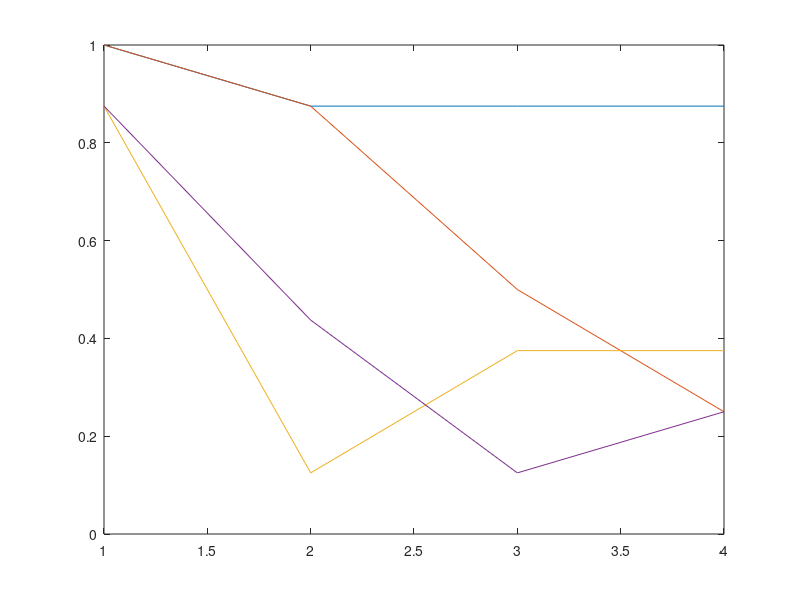

This figure's MATLAB source:
%sınavdan
% plot the histogram of this image A
A = [10,10,9,9;
     9,9,1,4;
     9,8,3,1;
     9,2,3,2];
B = histeq(A);
graythresh(B)

max(B)
min(B)
figure,plot(B);